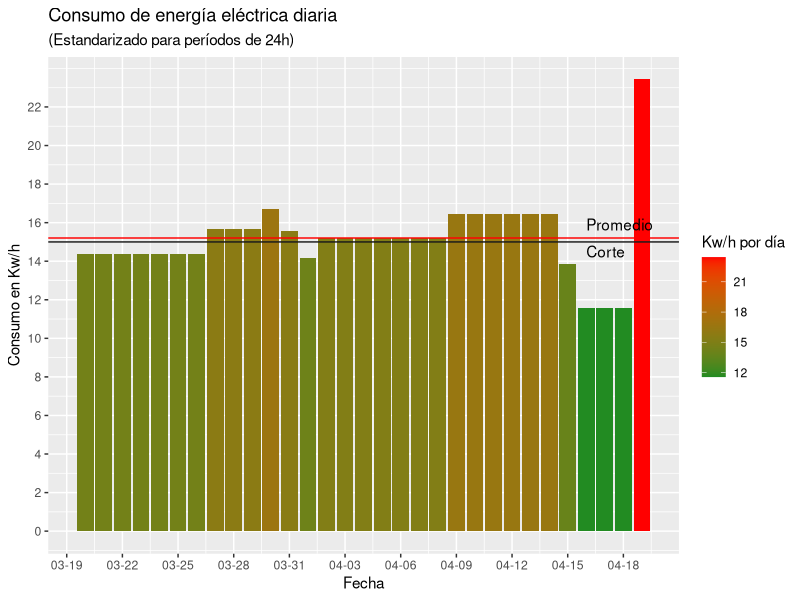

Recreate this plot in R.
# Librerias:----
load_libs <- function(){
  # Declare a vector with the names of the libraries to upload:
  librerias <- c("tidyverse","data.table","magrittr","hms","scales",
                 "rlang")
  
  # Set up a variable to check the number of libraries loaded:
  ctrl <- length(librerias)
  # Load the librerias silently:
  librerias <- suppressMessages(lapply(librerias,library,
                                       character.only=TRUE))
  if (ctrl == length(librerias)){ # Checking the number of loaded libs
    libs <- unlist(librerias[[2]])
    libs <- paste0(sort(libs), collapse = "\n\t + ")
    salida <- paste0("The following libraries were installed:\n\t + ",libs)
  } else {
    salida <- "Algo pasó, ¡hay que revisar!"
  }
  return(writeLines(salida))
}
load_libs()




# Directorio de almacenamiento:----
setwd("C:/Users/Mono/Documents/Hacienda +/Air-e")




# Notas:----
# El día que CAMA y KAHY regresaron del dpto. del Magdalena hice 
# doble lectura antes y después de que arribaran, en uso dejé el 
# de antes que llegaran y este es el de después:
# fecha[10] <- "2024-10-14 22:58:00"
# datos[10] <- 31759.1
# El 28-10-2024 cambió el contador Air-e
# Cambió del contador: 28 de octubre 2024.
# La lectura del nuevo contador arranca en 2.5 kW
# El domingo 24/11/2024 olvidé tomar los datos, los datos 
# ingresados corresponden al promedio de los datos tomados el 23
# y el 25 del mismo mes. 
# 6/12/2024: no tomé el dato sino hasta las 2:50 AM del 7/12/2024,
# entonces interpolé para las 11:40 PM del 6/12/2024.
# 7/12/2024: no tomé el dato, promedié con el siguiente día.
# 10/12/2024: murió Rachel y no tomé dato, adicional CAMA me informó
# que esa noche prendieron el aire, promedié y ajusté con respecto
# al promedio entre 22/10/2024 a 12/12/2024 (13.328) para reflejar
# la situación.
# Con las celebraciones y los viajes a Bogotá y al Rodadero, no tomé
# varios datos, todos los que faltan y falten de ahí en adelante, son
# interpolaciones promedio de los que hay.
# Para febrero 2025 Jorge compró nevera y el promedio aumentó en 1.88 kWh




# Históricos de fechas y datos:----
# _Antiguo contador:----
# fecha1 <- c(
#            "2024-10-5 02:20:18", "2024-10-06 03:44:10", 
#            "2024-10-07 02:18:30", "2024-10-08 23:04:00", 
#            "2024-10-09 21:36:00", "2024-10-10 23:18:00", 
#            "2024-10-11 23:47:00", "2024-10-12 23:56:00", 
#            "2024-10-13 22:41:00", "2024-10-14 13:00:16",
#            "2024-10-15 17:28:41", "2024-10-16 21:53:00",
#            "2024-10-17 22:06:00", "2024-10-18 20:30:00",
#            "2024-10-19 23:59:00", "2024-10-20 21:59:00",
#            "2024-10-21 21:35:00", "2024-10-22 21:47:00",
#            "2024-10-23 21:04:00", "2024-10-24 22:37:00",
#            "2024-10-25 23:35:00", "2024-10-26 23:02:00",
#            "2024-10-27 21:31:00", "2024-10-28 11:17:00"
# )

# datos1 <- c(
#            31589.2, 31608.7, 31621.5, 31656.3, 31674.9, 31689.8, 
#            31707.5, 31724.7, 31742.7, 31750.9, 31772.4, 31794.1,
#            31810.9, 31827.5, 31845.2569, 31865.0, 31881.0, 31899.3,
#            31917.5, 31937.2, 31953.6, 31968.5, 31981.5, 31991.3
# )
# Contador_Antiguo <- data.table(Fecha = fecha1, Datos = datos1)
# write.csv(Contador_Antiguo, file = "Contador_Antiguo.csv", append = FALSE, 
#           quote = TRUE,row.names = F)

# _Nuevo contador:----
# Fechas:
# fechasCSV <- c(
#       Oct    "2024-10-28 12:14:00", "2024-10-28 23:08:00",
#            "2024-10-29 22:59:00", "2024-10-30 22:09:00",
#       [5]  "2024-10-31 21:50:00", 
#       Nov  "2024-11-01 22:20:00",
#            "2024-11-02 23:14:00", "2024-11-03 21:14:00",
#            "2024-11-04 22:47:00", "2024-11-05 21:51:00",
#            "2024-11-06 22:15:00", "2024-11-07 21:43:00",
#            "2024-11-08 19:50:00", "2024-11-09 22:16:00",
#            "2024-11-10 19:59:00", "2024-11-11 22:45:00",
#            "2024-11-12 22:12:00", "2024-11-13 22:03:00",
#            "2024-11-14 22:41:00", "2024-11-15 20:52:00",
#            "2024-11-16 22:53:00", "2024-11-17 21:34:00",
#            "2024-11-18 22:38:00", "2024-11-19 22:30:00",
#            "2024-11-20 21:52:00", "2024-11-21 21:46:00",
#            "2024-11-22 22:11:00", "2024-11-23 22:38:50",
#            "2024-11-24 23:06:00", "2024-11-25 23:30:00",
#            "2024-11-26 22:09:00", "2024-11-27 20:57:00",
#            "2024-11-28 22:01:00", "2024-11-29 23:39:00",
#       [30] "2024-11-30 23:41:00", 
#       Dic  "2024-12-01 22:35:00",
#            "2024-12-02 22:10:00", "2024-12-03 21:03:00",
#            "2024-12-04 20:03:00", "2024-12-05 21:00:00",
#            "2024-12-06 23:40:00", "2024-12-07 23:40:00",
#            "2024-12-08 23:40:00", "2024-12-09 22:25:00",
#            "2024-12-10 22:22:30", "2024-12-11 22:20:00",
#            "2024-12-12 23:19:00", "2024-12-14 21:08:00", 
#            "2024-12-15 23:44:00", "2024-12-16 21:35:00", 
#            "2024-12-18 23:59:00", "2024-12-27 23:41:00",
#       [18] "2024-12-29 23:58:00", 
#       Ene  "2025-01-02 22:00:00", "2025-01-03 23:30:00",
#            "2025-01-04 22:36:00", "2025-01-05 22:06:00",
#            "2025-01-06 22:04:00", "2025-01-07 20:52:00",
#            "2025-01-08 22:53:00", "2025-01-10 23:32:00",
#            "2025-01-11 22:03:00", "2025-01-12 22:56:00",
#            "2025-01-13 22:50:00", "2025-01-14 23:06:00",
#            "2025-01-16 23:58:00", "2025-01-19 23:21:00",
#            "2025-01-20 22:53:00", "2025-01-21 22:41:00",
#            "2025-01-23 23:05:00", "2025-01-26 22:34:00",
#       [19] "2025-01-30 23:05:00", "2025-01-31 21:03:00",
#
#       Feb  "2025-02-01 23:54:00", "2025-02-02 22:08:00",
#            "2025-02-04 22:05:00", "2025-02-05 22:15:00",
#            "2025-02-09 23:37:00", "2025-02-10 22:19:00",
#            "2025-02-12 22:38:00", "2025-02-13 22:06:00",
#            "2025-02-16 23:11:00", "2025-02-17 22:47:00",
#            "2025-02-18 22:07:00", "2025-02-20 23:06:00",
#            "2025-02-21 23:17:00", "2025-02-23 22:48:00",
#            "2025-02-24 23:53:00", "2025-02-25 22:26:00",
#       [17] "2025-02-26 22:48:00",
#       Mar  "2025-03-04 21:52:00", "2025-03-06 21:11:00",
#            "2025-03-07 22:22:00", "2025-03-09 23:03:00" 
# )

# Datos:
# datosCSV <- c(
#       Oct  2.50, 10.07, 26.12, 41.80, 55.23,
#       Nov  67.99, 80.34, 90.65, 102.75, 114.40, 126.75, 139.28, 150.77,
#            164.51, 175.26, 189.18, 202.24, 215.15, 228.15, 240.58, 254.32,
#            265.01, 276.23, 289.02, 300.93, 313.38, 324.72, 336.06, 347.86,
#       [25] 360.20, 371.27, 382.50, 397.18, 410.11, 422.47, 
#       Dic  435.46, 453.60, 467.94, 481.41, 494.35, 509.06, 520.28, 531.51,
#            543.78, 557.11, 573.23, 587.97, 612.73, 625.80, 638.13, 663.45, 
#       [17] 785.26, 811.89, 
#       Ene  853.07, 867.58, 880.42, 892.07, 904.27, 916.81, 931.43, 954.51, 
#            963.38, 975.74, 987.41, 999.70, 1022.26, 1056.89, 1068.69,
#       [16] 1081.21, 1106.90, 1145.25, 1213.68, 1226.88, 
#       Feb  1241.88, 1254.32, 1283.01, 1297.48, 1344.96, 1357.45, 1382.18, 
#            1394.70, 1440.10, 1454.73, 1468.77, 1498.98, 1513.87, 1541.75,
#       [15] 1557.60, 1571.10, 1586.73, 
#       Mar  1676.61, 1705.81, 1720.53, 1750.89
# )
# Nuevo_Contador <- data.table(Fecha=fechasCSV,Datos=datosCSV)
# write.csv(Nuevo_Contador, file = "Nuevo_Contador.csv", append = FALSE, 
#           quote = TRUE,row.names = F)


# Fechas y datos actuales:----
fecha2 <- c(
  "2025-03-20 22:09:00", "2025-03-27 22:14:00",
  "2025-03-30 23:09:00", "2025-03-31 23:33:00", 
  
  "2025-04-01 23:13:00",
  "2025-04-02 21:05:00", "2025-04-09 23:15:00",
  "2025-04-15 22:56:00", "2025-04-16 22:41:00",
  "2025-04-19 23:59:00", "2025-04-21 22:35:00",
  "2025-04-22 23:18:00", "2025-04-24 23:54:00",
  "2025-04-26 22:05:00", "2025-04-28 23:13:00",
  "2025-04-29 23:58:00", "2025-04-30 20:13:00"
)
datos2 <- c(
  1890.07, 1990.86, 2038.54, 2055.55, 
  2070.90, 2083.80, 2191.47, 2289.98, 2303.70, 2339.07, 2384.56,
  2399.95, 2430.87, 2459.15, 2490.22, 2505.96, 2519.20
)
f_y_d_actuales <- data.table(Fecha=fecha2,Datos=datos2)
write.csv(f_y_d_actuales, file = "Nuevo_Contador.csv", append = FALSE, 
          quote = TRUE,row.names = F)


# Fórmulas para el cálculo del consumo:----
# Definición de valores de medida de cada vector:
# hasta1 <- length(datos1) - 1
hasta2 <- length(datos2) - 1
hasta <- hasta2 # + hasta1 - 1


# Conversión de los vectores de fechas de char a POSIXlt:
# dates1 <- as.POSIXlt(1:hasta1+1)
# dates1[1] <- strptime(fecha1[1], "%Y-%m-%d %H:%M:%S")
# for (i in 1:hasta1+1) {
#  fech <- strptime(fecha1[i], "%Y-%m-%d %H:%M:%S")
#  dates1[i] <- fech
# }

dates2 <- as.POSIXlt(1:hasta2+1)
dates2[1] <- strptime(fecha2[1], "%Y-%m-%d %H:%M:%S")
for (i in 1:hasta2+1) {
  fech <- strptime(fecha2[i], "%Y-%m-%d %H:%M:%S")
  dates2[i] <- fech
}


# Creación de los vectores de intervalos de tiempo y consumo por 
# intervalo
diftimeInSecs <- timeIntervUse <- (1:hasta)

# for (i in 1:hasta1-1) {
#   timeIntervUse[i] <- datos1[i+1] - datos1[i]
#   diftimeInSecs[i] <- as.numeric(difftime(dates1[i+1], dates1[i],
#                                           units="secs"))
# }
# timeIntervUse[hasta1] <- datos1[hasta1+1] - datos1[hasta1] + datos2[2] - 
#                          datos2[1]
# diftimeInSecs[hasta1] <- as.numeric(difftime(dates1[hasta1+1], 
#                                            dates1[hasta1], units="secs")) +
#                          as.numeric(difftime(dates2[2], dates2[1], 
#                                              units="secs"))

cont <- 1 # + hasta1 <<< La formula para el cambio de contador está
# comentada mas abajo, la que viene es solo con el contador nuevo, 
# para revisar todo habría que invertir los comentarios

for (i in 1:hasta){
  if (as.numeric(date(dates2[i+1])-date(dates2[i]))==1){
    diftimeInSecs[cont] <- as.numeric(difftime(dates2[i+1], dates2[i],
                                               units="secs"))
    timeIntervUse[cont] <- datos2[i+1] - datos2[i]
    cont <- cont+1
  } else {
      for (j in 1:as.numeric(date(dates2[i+1])-date(dates2[i]))){
        divisor <- as.numeric(date(dates2[i+1])-date(dates2[i]))
        diftimeInSecs[cont] <- as.numeric(difftime(dates2[i+1], dates2[i],
                                                   units="secs"))/divisor
        timeIntervUse[cont] <- (datos2[i+1] - datos2[i])/divisor
        cont <- cont+1
      }
  }
}

# for (i in (hasta1+1):hasta){
#  if (as.numeric(date(dates2[i+1-(hasta-hasta2)])-
#                 date(dates2[i-(hasta-hasta2)]))==1){
#    diftimeInSecs[cont] <- as.numeric(difftime(dates2[i+1-(hasta-hasta2)],
#                                   dates2[i-(hasta-hasta2)], units="secs"))
#    timeIntervUse[cont] <- datos2[i+1-(hasta-hasta2)] - 
#                           datos2[i-(hasta-hasta2)]
#    cont <- cont+1
#  } else {
#    for (j in 1:as.numeric(date(dates2[i+1-(hasta-hasta2)])-
#                           date(dates2[i-(hasta-hasta2)]))){
#      divisor <- as.numeric(date(dates2[i+1-(hasta-hasta2)])-
#                            date(dates2[i-(hasta-hasta2)]))
#      diftimeInSecs[cont] <- as.numeric(difftime(dates2[i+1-(hasta-hasta2)],
#                           dates2[i-(hasta-hasta2)], units="secs"))/divisor
#      timeIntervUse[cont] <- (datos2[i+1-(hasta-hasta2)] - 
#                              datos2[i-(hasta-hasta2)])/divisor
#      cont <- cont+1
#    }
#  }
#}

# Formulas para revisar el numero de elementos de los vectores
# date(dates2[length(dates2)])-date(dates1[1])
# length(diftimeInSecs)
numDatos <- length(timeIntervUse)


# Estandarización del consumo para intervalos de 24h y definición
# del vector de fechas:
datoEstand24h <- fecha <- c(1:numDatos)
fecha <- as.Date(fecha)
for (i in 1:numDatos) {
  datoEstand24h[i] <- 24*60*60*timeIntervUse[i]/diftimeInSecs[i]
# La fecha arranca desde la primera disponible de fechas 2  
  fecha[i] <- date(dates2[1]) + (i-1)
}




# Gráfica:----
# Creacion del data-frame a graficar:
# 01-05-25: Le cambié los nombres a las columnas de toPlot, los puse
# con mayúsculas para evitar confusiones con los vectores.

# OJO: está limitado a 31 obs.
toPlot <- data.frame(Fecha=fecha[1:31],Consumo=datoEstand24h[1:31])

# Definition of constants:
avgDaily <- mean(toPlot$Consumo)
# consMaxDiarioSinAire <- datoEstand24h[5]
# Tuve el valor de corte en 14kW, pero lo bajé al valor máximo de 
# diciembre 13.65647, ahora en feb/25 lo subo de acuerdo a la subida
# del promedio por cuenta de la nevera de Jorge, lo dejé en 15
# 01-05-25: avg mar+abr 14.810335
# avg 20-03 al 19-04: 15.204456

filas <- nrow(toPlot)-3
consumoEE <- ggplot(toPlot, aes(Fecha,Consumo)) + 
  geom_col(aes(fill=Consumo)) +
  scale_fill_gradient(low="forestgreen", high="red", name = "Kw/h por día") +
  labs(x = "Fecha", y = "Consumo en Kw/h",
       title ="Consumo de energía eléctrica diaria",
       subtitle = "(Estandarizado para períodos de 24h)") +
  geom_hline(aes(yintercept = avgDaily), color = "red") +
  annotate("text",x=toPlot$Fecha[filas], y=avgDaily+0.7, hjust=0,
           label="Promedio")+
  geom_hline(aes(yintercept = 15), color = "gray10") +
  annotate("text",x=toPlot$Fecha[filas], y=14.5, hjust=0, label="Corte") +
  scale_x_date(date_breaks="3 days",date_labels="%m-%d") +
  scale_y_continuous(breaks = seq(0, max(toPlot$Consumo), by = 2))

consumoEE

# Líneas sacadas, son de gráficas anteriores:
# geom_hline(aes(yintercept = consMaxDiarioSinAire), color = "green2") +
  # annotate(geom = "text", x = toPlot[numDatos,1]+1.1,
  #          y = datoEstand24h[5]-0.7, hjust= 0.4, label = "Sin aire") + 
# annotate(geom = "text", x = toPlot[hasta1,1], y = 1, 
#   label = "Cambio de contador", hjust= 0.075, vjust= 0.36, angle = 90) +
#  coord_cartesian(xlim = c(toPlot[1,1]-0.5,toPlot[numDatos,1]+1.5))




# Valores importantes:----
altoCons <- filter(toPlot, Consumo > avgDaily)
enExceso <- sum(altoCons$Consumo) - nrow(altoCons)*avgDaily

consTotalAbr25 <- subset(toPlot, Fecha>"2025-3-19" & Fecha<"2025-4-20")
kwAbr25 <- sum(consTotalAbr25$Consumo) ##[1] 471.3381
avgAbr25 <- kwAbr25/nrow(consTotalAbr25) ##[1] 15.20446 diff: +1.152196
consTotalMar25 <- subset(toPlot, fecha>"2025-2-16"&fecha<"2025-3-20")
kwMar25 <- sum(consTotalMar25$datoEstand24h) ##[1] 435.6201
avgMar25 <- kwMar25/nrow(consTotalMar25) ##[1] 14.05226 diff: +0.1967497
consTotalFeb25 <- subset(toPlot, fecha>"2025-1-20"&fecha<"2025-2-18")
kwFeb25 <- sum(consTotalFeb25$datoEstand24h)
avgFeb25 <- kwFeb25/nrow(consTotalFeb25) ##[1] 13.85551 diff: +1.878271
consTotalEne25 <- subset(toPlot, fecha>"2024-12-19"&fecha<"2025-1-21")
kwEne25 <- sum(consTotalEne25$datoEstand24h)
avgEne25 <- kwEne25/nrow(consTotalEne25) ##[1] 11.97724
consTotalDic24 <- subset(toPlot, fecha>"2024-11-19"&fecha<"2024-12-20")
kwDic24 <- sum(consTotalDic24$datoEstand24h)
consTotalNov24 <- subset(toPlot, fecha>"2024-10-20"&fecha<"2024-11-21")
kwNov24 <- sum(consTotalNov24$datoEstand24h)
